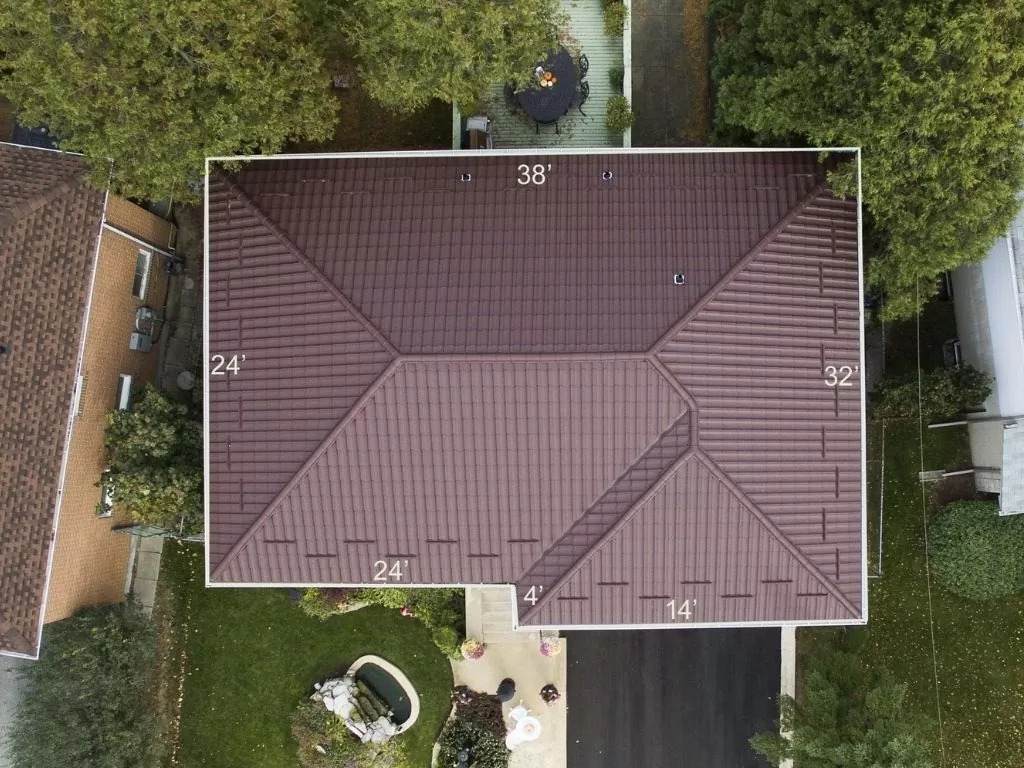
#> input picture example3.jpg, 1024 x 768 px
$ python -i image_segmentation.py   (imports and definitions only)
#> lines starting #> are read from the running program, lines starting #| are printed output that depends on the picture; after the words box and inside, x2 and y2 are one past the last pixel; in counts of white or black regions, pixels touching at a corner belong together
#> further down, picture is the input picture: PIL image 1024x768 RGB; mean R, G, B 101.9, 93.7, 79.3
# analysis/image_segmentation.py
import numpy as np
import cv2
from PIL import Image

def segment_rooftop(image: Image.Image, gsd_meters_per_pixel: float = None):
    img_np = np.array(image.convert('RGB'))
    original_height, original_width, _ = img_np.shape
#> original_height = 768; original_width = 1024

    processed_size = (512, 512)
    img_resized = cv2.resize(img_np, processed_size)
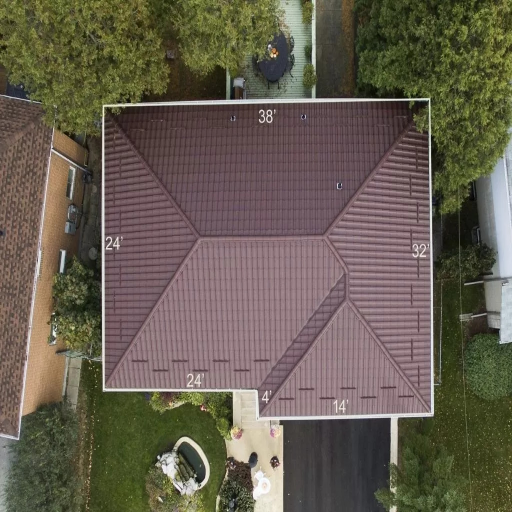
#> img_resized: shape (512, 512, 3); mean R, G, B 101.9, 93.7, 79.3

    hsv_img = cv2.cvtColor(img_resized, cv2.COLOR_RGB2HSV)
#> hsv_img: shape (512, 512, 3); mean H, S, V 82.5, 76.7, 104.5
    lower_teal = np.array([75, 50, 50])
    upper_teal = np.array([105, 255, 255])
    mask_color = cv2.inRange(hsv_img, lower_teal, upper_teal)
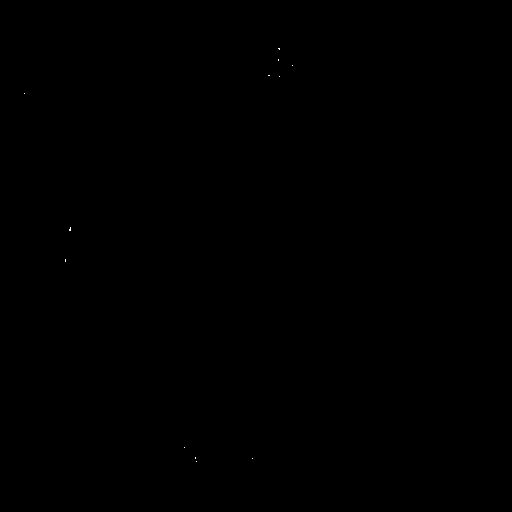
#> mask_color: shape (512, 512); 0.01% white in thin lines or dots, all inside (x1, y1, x2, y2) = (24, 48, 293, 462)

    gray = cv2.cvtColor(img_resized, cv2.COLOR_RGB2GRAY)
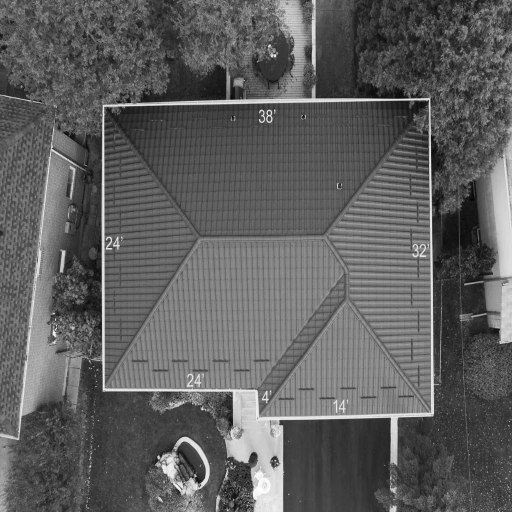
#> gray: shape (512, 512); min 3, max 253, mean 94.5
    _, mask_gray = cv2.threshold(gray, 100, 255, cv2.THRESH_BINARY_INV + cv2.THRESH_OTSU)
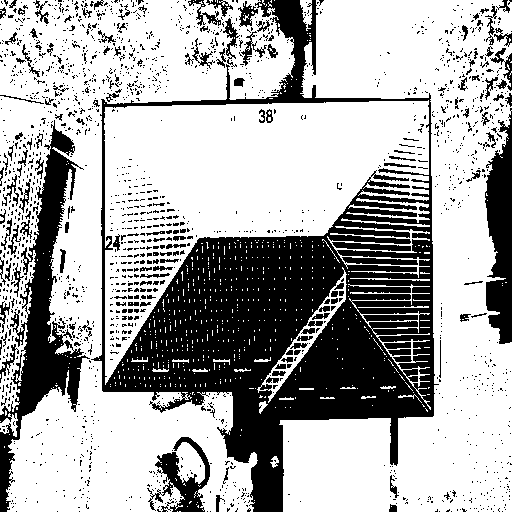
#> mask_gray: shape (512, 512); 67.2% white; 1832 black regions (1676 under 20 px), largest, box (x1, y1, x2, y2) and area: (91, 0, 439, 512) 54796, (0, 120, 90, 512) 9679, (485, 108, 512, 344) 4345

    if np.sum(mask_color) > (processed_size[0] * processed_size[1] / 10):
        mask = mask_color
    else:
        mask = mask_gray

    kernel = np.ones((5, 5), np.uint8)
    mask = cv2.morphologyEx(mask, cv2.MORPH_OPEN, kernel, iterations=2)
#> mask: shape (512, 512); 46.4% white; 50 white regions, largest, box (x1, y1, x2, y2) and area: (105, 101, 428, 237) 31601, (396, 118, 512, 512) 24402, (303, 0, 492, 99) 12944
    mask = cv2.morphologyEx(mask, cv2.MORPH_CLOSE, kernel, iterations=2)
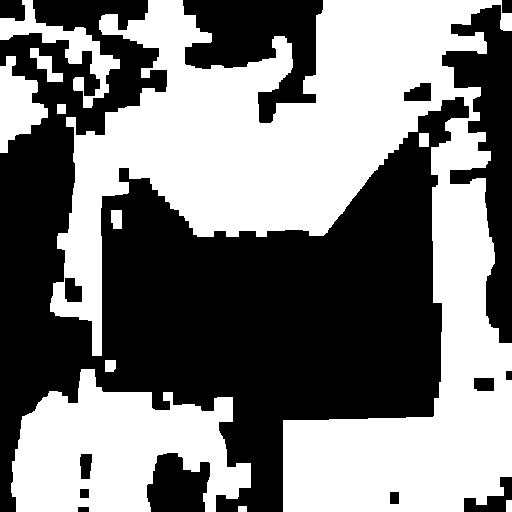
#> mask: shape (512, 512); 49% white; 11 white regions, largest, box (x1, y1, x2, y2) and area: (50, 0, 512, 512) 100235, (11, 369, 251, 512) 21448, (0, 0, 120, 108) 3043

    num_labels, labels, stats, centroids = cv2.connectedComponentsWithStats(mask, connectivity=8)
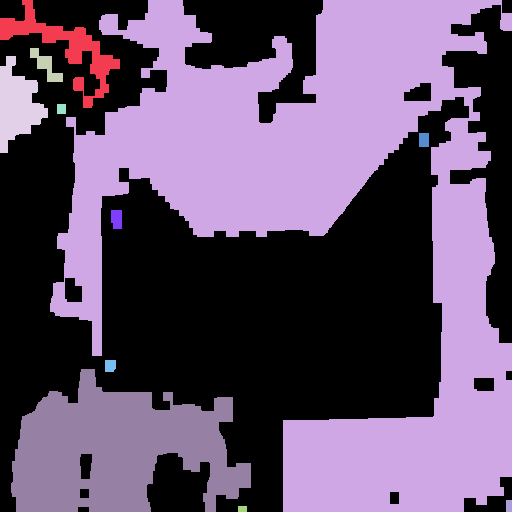
#> labels: shape (512, 512) int32; 12 distinct labels, from 0 to 11; one colour per label, 0 black
#> num_labels = 12; stats = [[0, 0, 512, 512, 133702], [0, 0, 120, 108, 3043], [50, 0, 462, 512, 100235], [30, 48, 33, 34, 445], [0, 56, 48, 97, 2591], [57, 104, 9, 10, 90], [419, 133, 10, 14, 140], [111, 210, 11, 19, 197], [105, 360, 11, 12, 127], [11, 369, 240, 143, 21448], [506, 500, 6, 12, 72], [238, 506, 9, 6, 54]]; centroids = [[237.8, 258.6], [64.99, 47.64], [322, 220.8], [45.66, 65.36], [16.88, 104.7], [61, 108.5], [423.5, 139.5], [116.3, 218.6], [109.8, 365.3], [116.3, 449.6], [508.5, 505.5], [242, 508.5]]

    usable_area_m2 = 0
    largest_cc_mask = np.zeros_like(mask)

    if num_labels > 1:
        largest_label_idx = 1 + np.argmax(stats[1:, cv2.CC_STAT_AREA])
#> largest_label_idx = 2
        largest_cc_mask[labels == largest_label_idx] = 255

        if gsd_meters_per_pixel is None:
            area_per_pixel_in_processed_image = 0.01
            usable_area_m2 = np.sum(largest_cc_mask == 255) * area_per_pixel_in_processed_image * 0.7
        else:
            pixel_area_in_original_scale = (gsd_meters_per_pixel * (original_width / processed_size[0])) * \
                                             (gsd_meters_per_pixel * (original_height / processed_size[1]))
            usable_area_m2 = np.sum(largest_cc_mask == 255) * pixel_area_in_original_scale * 0.7

    total_mask_pixels = np.sum(mask == 255)
#> total_mask_pixels = 128442
    largest_cc_pixels = np.sum(largest_cc_mask == 255)

    if total_mask_pixels > 0:
        connected_component_ratio = largest_cc_pixels / total_mask_pixels
#> connected_component_ratio = 0.78
    else:
        connected_component_ratio = 0.0

    edges = cv2.Canny(largest_cc_mask, 50, 150)
    edge_pixel_count = np.sum(edges > 0)

    if largest_cc_pixels > 0:
        ideal_perimeter_approx = 4 * np.sqrt(largest_cc_pixels)
        edge_quality_score = min(edge_pixel_count / ideal_perimeter_approx, 1.0)
    else:
        edge_quality_score = 0.0

    confidence = (connected_component_ratio * 0.6) + (edge_quality_score * 0.4)
#> confidence = 0.868
    confidence = np.clip(confidence, 0.0, 1.0)

    segmented_rgb_mask = Image.fromarray(cv2.cvtColor(largest_cc_mask, cv2.COLOR_GRAY2RGB))
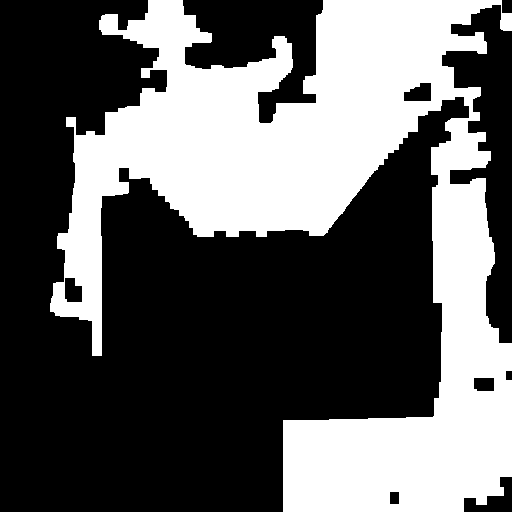
#> segmented_rgb_mask: PIL image 512x512 RGB; 38.2% white; 1 white region, box (x1, y1, x2, y2) and area: (50, 0, 512, 512) 100235

    return segmented_rgb_mask, usable_area_m2, confidence

>>> from PIL import Image
>>> picture = Image.open('../example3.jpg')
>>> result = segment_rooftop(picture)
